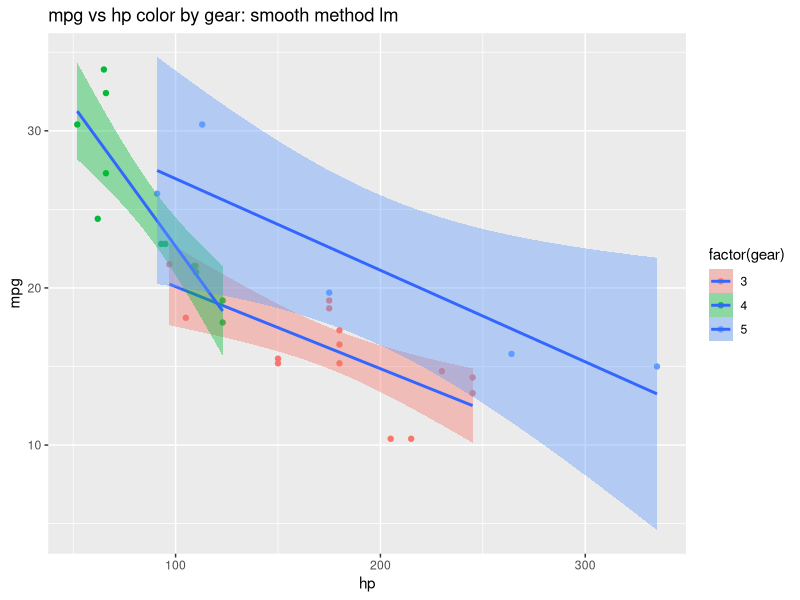

Write the R code that produced this figure.
## ---- chunk 1
library(car);car<-mtcars;str(car)
## ---- chunk 2
library(ggplot2)
p<-ggplot(mtcars,aes(hp,mpg,gear))
p+geom_point(aes(color=factor(gear)))+stat_smooth(method="lm",aes(fill=factor(gear)),formula=y~x,level=0.95,se=TRUE)+ggtitle("mpg vs hp color by gear: smooth method lm")

